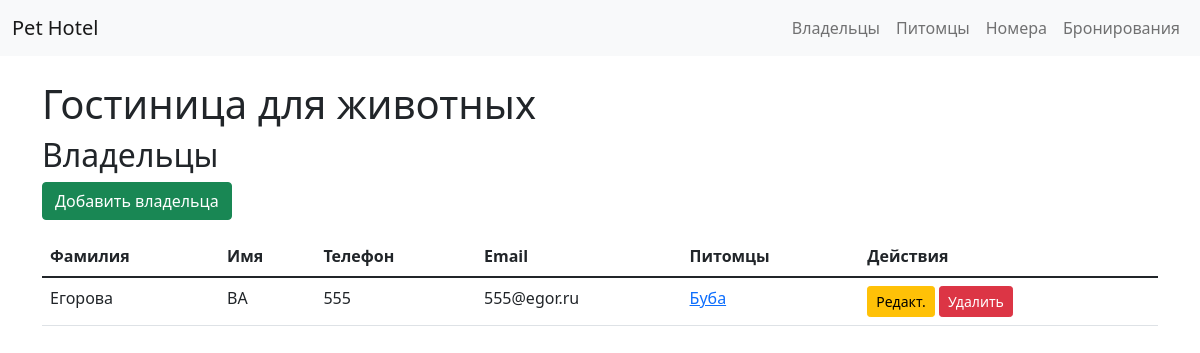
Page /hotel/owners/ on the earlier database version.
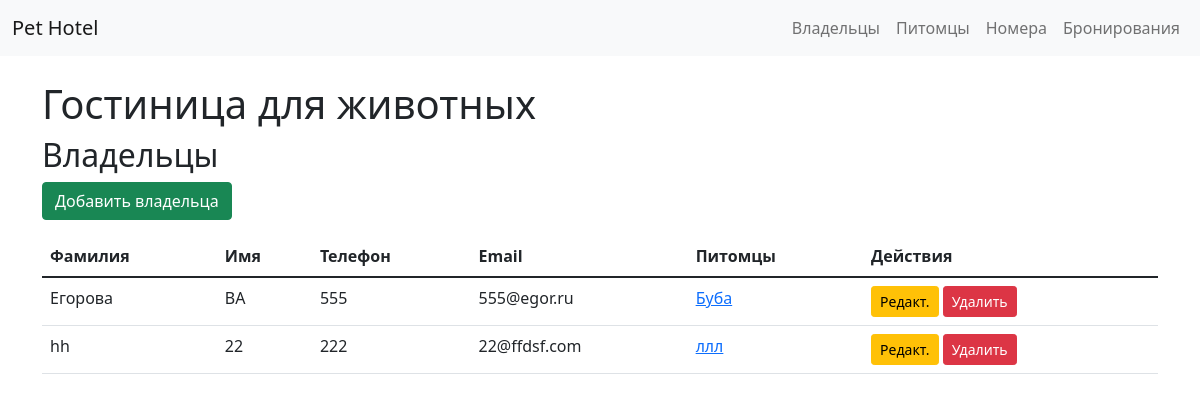
Same page on the later database version.
### hotel/models.py (models this page shows, shortened)
class Owner(models.Model):
    last_name = models.CharField(max_length=100)
    first_name = models.CharField(max_length=100)
    phone = models.CharField(max_length=20)
    email = models.EmailField()

class Pet(models.Model):
    PET_TYPES = (('dog', 'Собака'), ('cat', 'Кошка'), ('other', 'Другое'))
    name = models.CharField(max_length=100)
    type = models.CharField(max_length=10, choices=PET_TYPES)
    breed = models.CharField(max_length=100, blank=True)
    owner = models.ForeignKey(Owner, on_delete=models.CASCADE)
    special_notes = models.TextField(blank=True)

### hotel/views.py (the view)
# urls.py: path('owners/', views.owner_list, name='owner_list'),
def owner_list(request):
    owners = Owner.objects.all()
    return render(request, 'hotel/owner_list.html', {'owners': owners})

### hotel/templates/hotel/owner_list.html
{% extends 'hotel/base.html' %}
{% block content %}
<h2>Владельцы</h2>
<a href="{% url 'owner_create' %}" class="btn btn-success mb-3">Добавить владельца</a>
<table class="table">
    <thead>
        <tr>
            <th>Фамилия</th>
            <th>Имя</th>
            <th>Телефон</th>
            <th>Email</th>
            <th>Питомцы</th>
            <th>Действия</th>
        </tr>
    </thead>
    <tbody>
        {% for owner in owners %}
        <tr>
            <td>{{ owner.last_name }}</td>
            <td>{{ owner.first_name }}</td>
            <td>{{ owner.phone }}</td>
            <td>{{ owner.email }}</td>
            <td>
                {% for pet in owner.pet_set.all %}
                    <a href="{% url 'pet_detail' pet.id %}">{{ pet.name }}</a>{% if not forloop.last %}, {% endif %}
                {% empty %}
                    нет питомцев
                    <a href="{% url 'pet_create_for_owner' owner.id %}" class="btn btn-sm btn-success ms-2">+ Добавить</a>
                {% endfor %}
            </td>
            <td>
                <a href="{% url 'owner_edit' owner.id %}" class="btn btn-sm btn-warning">Редакт.</a>
                <a href="{% url 'owner_delete' owner.id %}" class="btn btn-sm btn-danger">Удалить</a>
            </td>
        </tr>
        {% endfor %}
    </tbody>
</table>
{% endblock %}

Differences in the rows shown:
added Owner: last_name "hh", first_name "22", phone "222", email "22@ffdsf.com"
added Pet: name "ллл", shown under "hh"
